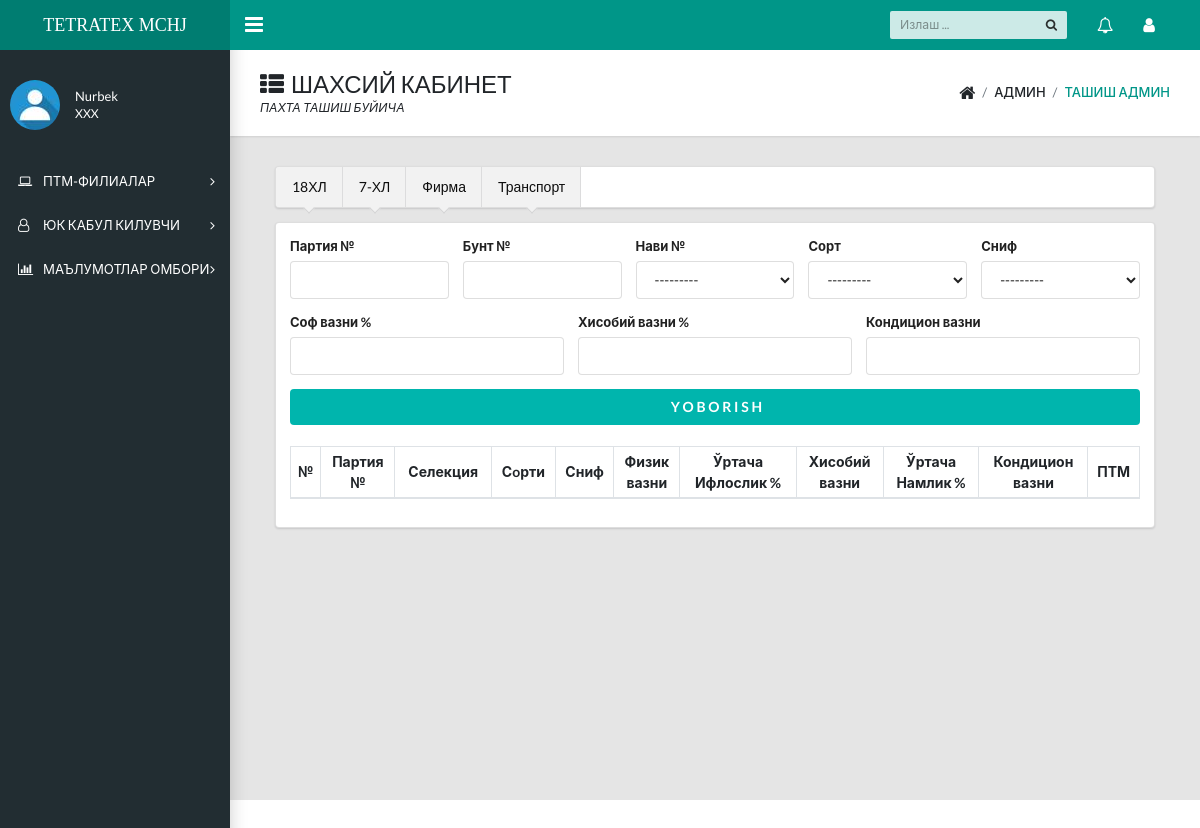
/home/shakl7/ (signed in), run on an earlier commit of the app's database.
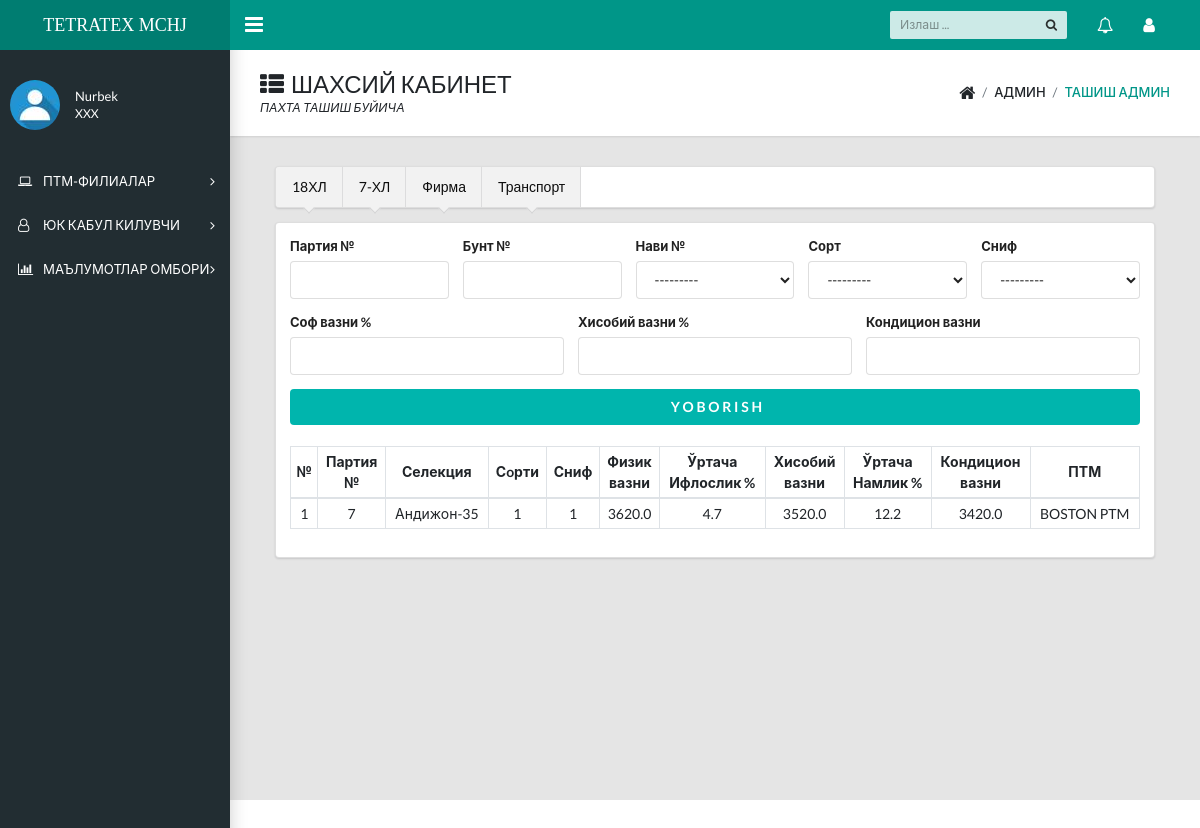
And on a later commit of the database.
### tash/models.py (models this page shows, shortened)
class Partiya(models.Model):
    ptm=models.ForeignKey('Punkt',on_delete=models.SET_NULL,null=True)
    partiya=models.CharField(max_length=7,verbose_name='ПАРТИЯ РАКАМИ')
    bunt=models.CharField(max_length=20,verbose_name='Жой РАКАМИ')
    nav=models.ForeignKey("PaxtaNavi",on_delete=models.SET_NULL,verbose_name='Селекцион Нав',help_text='Анд-35,Анд-36,Шарк',null=True)
    sort=models.CharField(max_length=1,verbose_name='Пахтанинг Сорти',choices=sort)
    snif=models.CharField(max_length=1,verbose_name='Пахтанинг снифи',choices=snif)
    sofVazn=models.FloatField(verbose_name='Соф вазни')
    xisobiy=models.FloatField(verbose_name='Хисобий вазни')
    kond=models.FloatField(verbose_name='Кондицион вазни')
    ifloslik=models.FloatField(blank=True,verbose_name='Ифлослиги')
    namlik=models.FloatField(blank=True,verbose_name='Намлиги')
    class Meta:
        verbose_name_plural = "Партиялар очиш"

class PaxtaNavi(models.Model):
    nav_name=models.CharField(max_length=20)
    class Meta:
        verbose_name_plural = "Пахта Навлари"
    def __str__(self):
        return str(self.nav_name)

class Punkt(models.Model):
    name=models.CharField(max_length=20)
    bux=models.OneToOneField(User,on_delete=models.CASCADE)
    class Meta:
        verbose_name_plural = "Пахта тозалаш масканлари"
    def __str__(self):
        return str(self.name)

### tash/views.py (the view, shortened to what this page needs)
# urls.py: path('shakl7/',xl_7, name="7xl"),
def xl_7(request):
    user=request.user.profile
    ptm=request.user.punkt
    form=PartiyaForm()
    part=Partiya.objects.filter(ptm=ptm).order_by('-id')
    context={'user':user,"form":form,"part":part}
    return render(request,'forms/7xl.html',context)

### tash/forms.py
class PartiyaForm(forms.ModelForm):
    class Meta:
        model=Partiya
        fields=('partiya','bunt','nav','sort','snif','sofVazn','xisobiy','kond')
        widgets={
                'sofVazn':forms.TextInput(attrs={'type':'number'}),
                'xisobiy':forms.TextInput(attrs={'type':'number'}),
                'kond':forms.TextInput(attrs={'type':'number'}),
            }

### templates/forms/7xl.html
{% extends 'docs/dashboard.html' %}
{% block content %}
<main class="app-content">
  <div class="app-title">
    <div>
      <h1><i class="fa fa-th-list pr-2"></i>ШАХСИЙ КАБИНЕТ</h1>
      <p>ПАХТА ТАШИШ БУЙИЧА </p>
    </div>
    <ul class="app-breadcrumb breadcrumb side">
      <li class="breadcrumb-item"><i class="fa fa-home fa-lg"></i></li>
      <li class="breadcrumb-item">АДМИН</li>
      <li class="breadcrumb-item active"><a href="#">ТАШИШ АДМИН</a></li>
    </ul>
  </div>
  <div class="col-12 ">
  {% include 'forms/navs.html' %}
  {% include 'forms/7xl-inc.html' %}
  <div class="d-none d-sm-block d-md-none d-lg-block pt-4">
  {% include 'forms/table-7xl.html' %}
  </div>
  </div>
</main>
{% endblock %}

### templates/forms/table-7xl.html
<table class="table table-sm table-bordered text-center">
    <thead>
      <tr>
        <th class="align-middle" scope="col">№</th>
        <th class="align-middle" scope="col">Партия <br> №</th>
        <th class="align-middle" scope="col">Селекция</th>
        <th class="align-middle" scope="col">Сoрти</th>
        <th class="align-middle" scope="col">Сниф</th>
        <th class="align-middle" scope="col">Физик <br> вазни</th>
        <th class="align-middle" scope="col">Ўртача <br> Ифлослик %</th>
        <th class="align-middle" scope="col">Хисобий <br> вазни</th>
        <th class="align-middle" scope="col">Ўртача <br> Намлик %</th>
        <th class="align-middle" scope="col">Кондицион <br> вазни</th>
        <th class="align-middle" scope="col">ПТМ</th>
      </tr>
    </thead>
    <tbody>
      {% for p in part %}
      <tr>
       <td>{{forloop.counter}}</td>
       <td>{{p.partiya}}</td>
       <td>{{p.nav}}</td>
       <td>{{p.sort}}</td>
       <td>{{p.snif}}</td>
       <td>{{p.sofVazn}}</td>
       <td>{{p.ifloslik}}</td>
       <td>{{p.xisobiy}}</td>
       <td>{{p.namlik}}</td>
       <td>{{p.kond}}</td>
       <td>{{p.ptm}}</td>
      </tr>
      {% endfor %}
    </tbody>
  </table>

What changed in the data, as far as the page shows it:
added Partiya: partiya "7", nav "Андижон-35", sort "1", snif "1", sofVazn "3620.0", ifloslik "4.7", xisobiy "3520.0", namlik "12.2", kond "3420.0", ptm "BOSTON PTM"
